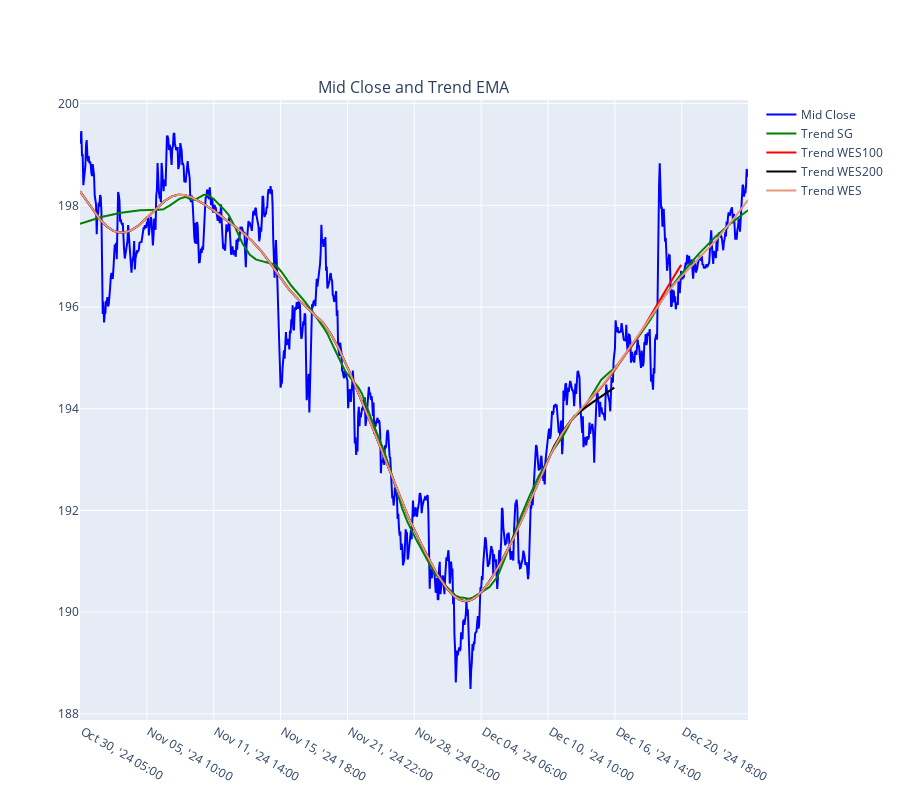

Notebook code cell kept with this figure:
### Markdown cell above
### Whittaker Smoother for comparisson with SG

### Code cell
wes1 = WhittakerSmoother(lmbda=1000000, order=2, data_length = len(df_an))
wes2 = WhittakerSmoother(lmbda=1000000, order=2, data_length = len(df_an.iloc[:-100]))
wes3 = WhittakerSmoother(lmbda=1000000, order=2, data_length = len(df_an.iloc[:-200]))
wes_trend1 = wes1.smooth(df_an["mid_c"])
wes_trend2 = wes2.smooth(df_an["mid_c"].iloc[:-100])
wes_trend3 = wes3.smooth(df_an["mid_c"].iloc[:-200])
# Plot the mid_c price as a line
df_plot = df_an.copy()
from plotly.subplots import make_subplots

fig = make_subplots(rows=1, cols=1, shared_xaxes=True, vertical_spacing=0.1, subplot_titles=('Mid Close and Trend EMA', 'Volume'))

fig.add_trace(go.Scatter(x=df_plot["time_str"], y=df_plot["mid_c"], mode='lines', name='Mid Close', line=dict(color='blue')), row=1, col=1)
fig.add_trace(go.Scatter(x=df_plot["time_str"], y=sg_trend1, mode='lines', name='Trend SG', line=dict(color='green')), row=1, col=1)
fig.add_trace(go.Scatter(x=df_plot["time_str"].iloc[:-100], y=wes_trend2, mode='lines', name='Trend WES100', line=dict(color='red')), row=1, col=1)
fig.add_trace(go.Scatter(x=df_plot["time_str"].iloc[:-200], y=wes_trend3, mode='lines', name='Trend WES200', line=dict(color='black')), row=1, col=1)
fig.add_trace(go.Scatter(x=df_plot["time_str"], y=wes_trend1, mode='lines', name='Trend WES', line=dict(color='darksalmon')), row=1, col=1)

# Update layout to include the new subplot
fig.update_layout(
    height=1200,
    showlegend=True
)

num_ticks = len(df_an) // 10  # Show 10% of the ticks
fig.update_xaxes(tickvals=df_an.time_str[::num_ticks])
fig.update_layout(xaxis_rangeslider_visible=False, height=800)
fig.show()

### Figure 1 — Plotly figure (JSON) as saved in the notebook; plotly's stock layout.template omitted (floating-point values rounded to 4 significant figures; data arrays with more than 128 entries replaced by an {"elided": "..."} marker saying what was removed)
{"data": [{"line": {"color": "blue"}, "mode": "lines", "name": "Mid Close", "type": "scatter", "x": {"elided": "1000 str values"}, "xaxis": "x", "y": {"elided": "1000 float values"}, "yaxis": "y"}, {"line": {"color": "green"}, "mode": "lines", "name": "Trend SG", "type": "scatter", "x": {"elided": "1000 str values"}, "xaxis": "x", "y": {"elided": "1000 float values"}, "yaxis": "y"}, {"line": {"color": "red"}, "mode": "lines", "name": "Trend WES100", "type": "scatter", "x": {"elided": "900 str values"}, "xaxis": "x", "y": {"elided": "900 float values"}, "yaxis": "y"}, {"line": {"color": "black"}, "mode": "lines", "name": "Trend WES200", "type": "scatter", "x": {"elided": "800 str values"}, "xaxis": "x", "y": {"elided": "800 float values"}, "yaxis": "y"}, {"line": {"color": "darksalmon"}, "mode": "lines", "name": "Trend WES", "type": "scatter", "x": {"elided": "1000 str values"}, "xaxis": "x", "y": {"elided": "1000 float values"}, "yaxis": "y"}], "layout": {"annotations": [{"font": {"size": 16}, "showarrow": false, "text": "Mid Close and Trend EMA", "x": 0.5, "xanchor": "center", "xref": "paper", "y": 1, "yanchor": "bottom", "yref": "paper"}], "height": 800, "showlegend": true, "xaxis": {"anchor": "y", "domain": [0, 1], "rangeslider": {"visible": false}, "tickvals": [" Oct 30, '24 05:00", " Nov 05, '24 10:00", " Nov 11, '24 14:00", " Nov 15, '24 18:00", " Nov 21, '24 22:00", " Nov 28, '24 02:00", " Dec 04, '24 06:00", " Dec 10, '24 10:00", " Dec 16, '24 14:00", " Dec 20, '24 18:00"]}, "yaxis": {"anchor": "x", "domain": [0, 1]}}}
